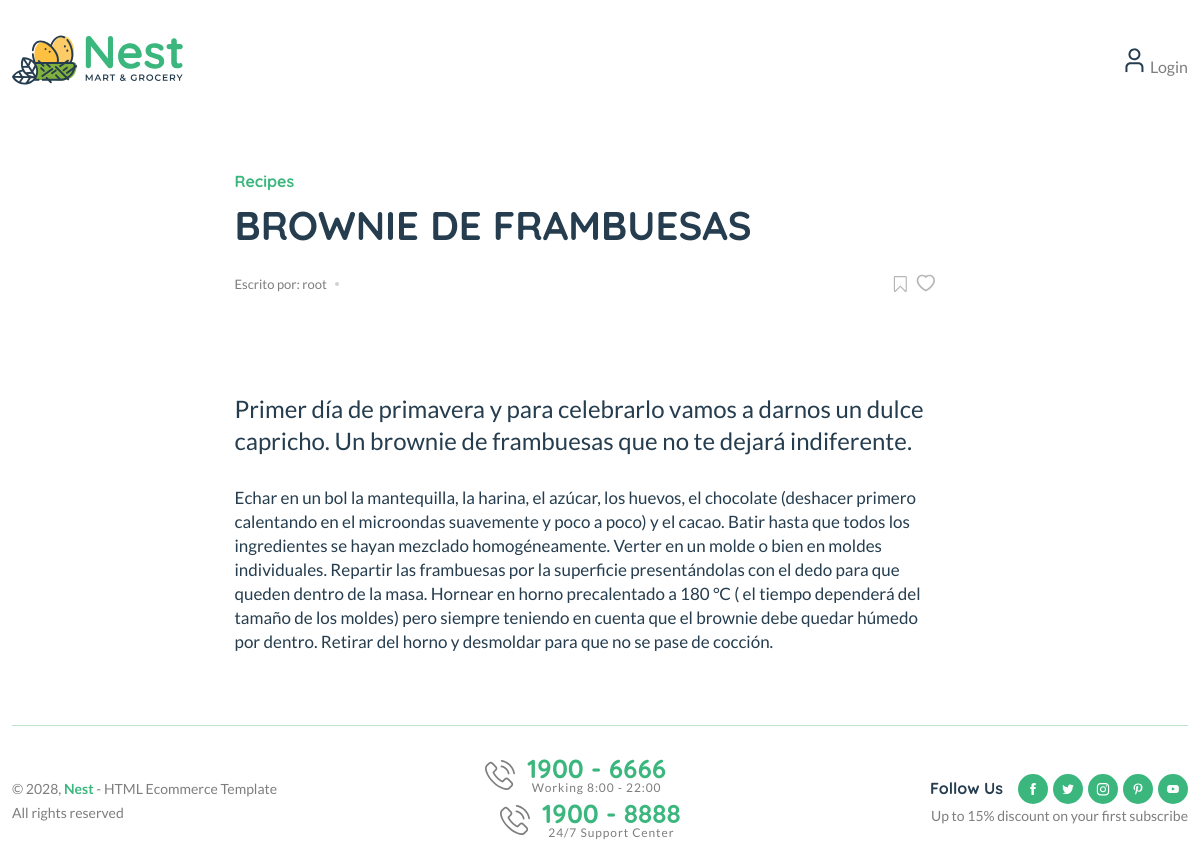
Page /blog/brownie-de-frambuesas on the committed database.
### blogs/models.py (models this page shows, shortened)
class Blog(models.Model):
    title = models.CharField(max_length=100)
    slug = models.SlugField(max_length= 150, unique= True, blank= True)
    category = models.ForeignKey(Category, on_delete= models.CASCADE)
    author= models.ForeignKey(User, on_delete=models.CASCADE)
    features_image = models.ImageField(upload_to='uploads/%Y/%m/%d')
    short_description =models.TextField(max_length=500)
    blog_body= models.TextField(max_length=2000)
    status= models.TextField(max_length=20,choices=STATUS_CHOICES, default='Draft')
    is_featured = models.BooleanField(default=False)
    updated_at = models.DateTimeField(auto_now=True)

### blogs/views.py (the view)
# urls.py: path('blog/<slug:slug>', BlogViews.blogs, name='blogs'),
def blogs(request, slug):
    single_blog = get_object_or_404(Blog, slug=slug)
    context = {
        'single_blog': single_blog,
    }
    return render(request, 'blogs.html', context)

### blogs/context_processors.py (called while the page is built)
def  get_categories(request):
    categories =Category.objects.all()
    return dict(categories=categories)

### templates/blogs.html (shortened to what this page needs)
{% extends 'base.html' %}
{% load static %}
{% block content%}
<main class="main">
    <div class="page-content mb-50">
        <div class="container">
            <div class="row">
                <div class="col-lg-9 m-auto">
                    <div class="single-page pt-50 pr-30">
                        <div class="single-header style-2">
                            <div class="row">
                                <div class="col-xl-10 col-lg-12 m-auto">
                                    <h6 class="mb-10"><a href="#">Recipes</a></h6>
                                    <h2 class="mb-10"> {{  single_blog.title }} </h2>
                                    <div class="single-header-meta">
                                        <div class="entry-meta meta-1 font-xs mt-15 mb-15">
                                            <span class="post-by">Escrito por: {{ single_blog.author }}  </span>
                                        </div>
                                        <div class="social-icons single-share">
                                            <ul class="text-grey-5 d-inline-block">
                                                <li class="mr-5"><a href="#"><img src="{% static 'assets/imgs/theme/icons/icon-bookmark.svg' %}" alt=""></a></li>
                                                <li><img src="{% static 'assets/imgs/theme/icons/icon-heart-2.svg' %}" alt=""></li>
                                            </ul>
                                        </div>
                                    </div>
                                </div>
                            </div>
                        </div>
                        <figure class="single-thumbnail">
                        </figure>
                        <div class="single-content">
                            <div class="row">
                                <div class="col-xl-10 col-lg-12 m-auto">
                                    <p class="single-excerpt"> {{ single_blog.short_description }}</p>
                                    <p>{{  single_blog.blog_body }}</p>
                            </div>
                        </div>
                    </div>
                </div>
            </div>
        </div>
    </div>
    </div>
</main>
{% endblock %}

### templates/base.html (shortened to what this page needs)
{%  load static  %}
<!DOCTYPE html>
<html class="no-js" lang="en">
<head>
    <link rel="stylesheet" href="{% static 'assets/css/main.css' %}" />
</head>
<body>
    <header class="header-area header-style-1 header-height-2">
        <div class="header-middle header-middle-ptb-1 d-none d-lg-block">
            <div class="container">
                <div class="header-wrap">
                    <div class="logo logo-width-1">
                        <a href="{% url 'home' %}"><img src="{% static 'assets/imgs/theme/logo.svg' %}" alt="logo" /></a>
                    </div>
                    <div class="header-right">
                        <div class="header-action-right">
                            <div class="header-action-2">
                                {% if not user.is_authenticated %}
                                <div class="header-action-icon-2">
                                    <a href="shop-compare.html">
                                        <img class="svgInject" alt="Nest" src="{% static 'assets/imgs/theme/icons/icon-user.svg' %}" />
                                    </a>
                                    <a href="{% url 'login' %}"><span class="lable ml-0">&nbsp;Login</span></a>
                                </div>
                                {% endif %}
                            </div>
                        </div>
                    </div>
                </div>
            </div>
        </div>
    </header>
{% block content %}
{% endblock %}
<footer class="main">
    <div class="container pb-30">
        <div class="row align-items-center">
            <div class="col-12 mb-30">
                <div class="footer-bottom"></div>
            </div>
            <div class="col-xl-4 col-lg-6 col-md-6">
                <p class="font-sm mb-0">&copy; 2028, <strong class="text-brand">Nest</strong> - HTML Ecommerce Template <br />All rights reserved</p>
            </div>
            <div class="col-xl-4 col-lg-6 text-center d-none d-xl-block">
                <div class="hotline d-lg-inline-flex mr-30">
                    <img src="{% static 'assets/imgs/theme/icons/phone-call.svg' %}" alt="hotline" />
                    <p>1900 - 6666<span>Working 8:00 - 22:00</span></p>
                </div>
                <div class="hotline d-lg-inline-flex">
                    <img src="{% static 'assets/imgs/theme/icons/phone-call.svg' %}" alt="hotline" />
                    <p>1900 - 8888<span>24/7 Support Center</span></p>
                </div>
            </div>
            <div class="col-xl-4 col-lg-6 col-md-6 text-end d-none d-md-block">
                <div class="mobile-social-icon">
                    <h6>Follow Us</h6>
                    <a href="#"><img src="{% static 'assets/imgs/theme/icons/icon-facebook-white.svg' %}" alt="" /></a>
                    <a href="#"><img src="{% static 'assets/imgs/theme/icons/icon-twitter-white.svg' %}" alt="" /></a>
                    <a href="#"><img src="{% static 'assets/imgs/theme/icons/icon-instagram-white.svg' %}" alt="" /></a>
                    <a href="#"><img src="{% static 'assets/imgs/theme/icons/icon-pinterest-white.svg' %}" alt="" /></a>
                    <a href="#"><img src="{% static 'assets/imgs/theme/icons/icon-youtube-white.svg' %}" alt="" /></a>
                </div>
                <p class="font-sm">Up to 15% discount on your first subscribe</p>
            </div>
        </div>
    </div>
</footer>
</body>
</html>

### rows in the picture
Blog: title "BROWNIE DE FRAMBUESAS", author "root", short_description "Primer día de primavera y para celebrarlo vamos a darnos un dulce capricho. Un brownie de frambuesas que no te dejará indiferente.", blog_body "Echar en un bol la mantequilla, la harina, el azúcar, los huevos, el chocolate (deshacer primero calentando en el microondas suavemente y poco a poco) y el cacao. Batir hasta que todos los ingredientes se hayan mezclado homogéneamente. Verter en un molde o bien en moldes individuales. Repartir las frambuesas por la superficie presentándolas con el dedo para que queden dentro de la masa. Hornear en horno precalentado a 180 °C ( el tiempo dependerá del tamaño de los moldes) pero siempre teniendo en cuenta que el brownie debe quedar húmedo por dentro. Retirar del horno y desmoldar para que no se pase de cocción."
